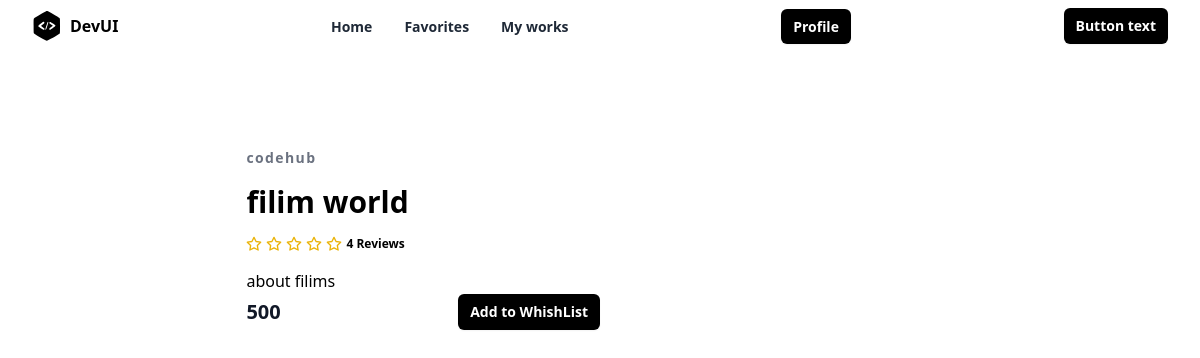
/project/4/, run on the app's committed database.
### store/models.py (models this page shows, shortened)
class Project(models.Model):
    title=models.CharField(max_length=200)
    description=models.TextField()
    tag_objects=models.ManyToManyField(Tag)
    owner=models.ForeignKey(User,on_delete=models.CASCADE,related_name="projects")
    thumbnail=EmbedVideoField()
    price=models.PositiveIntegerField()
    files=models.FileField(upload_to="projects",null=True)
    created_date=models.DateTimeField(auto_now_add=True)
    updated_date=models.DateTimeField(auto_now=True)
    is_active=models.BooleanField(default=True)

### store/views.py (the view)
# urls.py: path('project/<int:pk>/', views.ProjectDetailView.as_view(),name="project-detail"),
class ProjectDetailView(DetailView):
   template_name="store/project_detail.html"
   context_object_name="project"
   model=Project

### store/templates/store/project_detail.html (shortened to what this page needs)
{%extends "store/base.html"%}
{%load embed_video_tags%}
{%block main_block%}
<section class="overflow-hidden">
    <div class="mx-auto max-w-5xl px-5 py-24">
      <div class="mx-auto flex flex-wrap items-center lg:w-4/5">
        <div class="mt-6 w-full lg:mt-0 lg:w-1/2 lg:pl-10">
          <h2 class="text-sm font-semibold tracking-widest text-gray-500">
            codehub
          </h2>
          <h1 class="my-4 text-3xl font-semibold text-black">{{project.title}}</h1>
          <div class="my-4 flex items-center">
            <span class="flex items-center space-x-1">
              <span class="ml-3 inline-block text-xs font-semibold">
                4 Reviews
              </span>
            </span>
          </div>
          <p class="leading-relaxed">
            {{project.description}}
          </p>
          <div class="flex items-center justify-between">
            <span class="title-font text-xl font-bold text-gray-900">
              {{project.price}}
            </span>
            <a
              href="{%url 'add-wishlistitem' project.id%}"
              type="button"
              class="rounded-md bg-black px-3 py-2 text-sm font-semibold text-white shadow-sm hover:bg-black/80 focus-visible:outline focus-visible:outline-2 focus-visible:outline-offset-2 focus-visible:outline-black"
            >
              Add to WhishList
            </a>
          </div>
        </div>
      </div>
    </div>
  </section>
{%endblock%}

### data on the page
Project: title "filim world", description "about filims", price "500"
